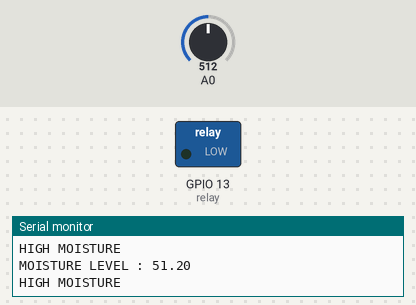
A sketch run on a simulated ESP8266 (NodeMCU). On the bench: switched loads named in the sketch (green lamp = pin HIGH), the last lines printed to the serial monitor. Inputs (shaded band) come from the test bench; at power-on: A0 = 512. WiFi joins after 1.5 s; servers stay silent unless stated.

Above: at 2.7 s.
2.8 s: A0 set to 981
4.3 s: A0 set to 1010
At 5.5 s:
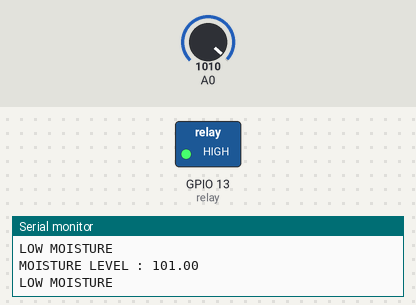
6.0 s: A0 set to 900
At 6.7 s:
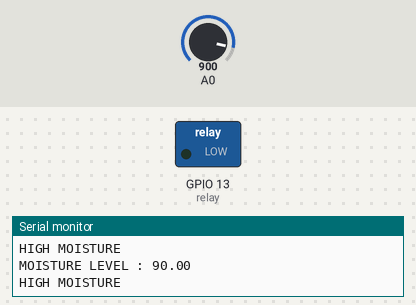
7.5 s: A0 set to 1023
At 7.9 s:
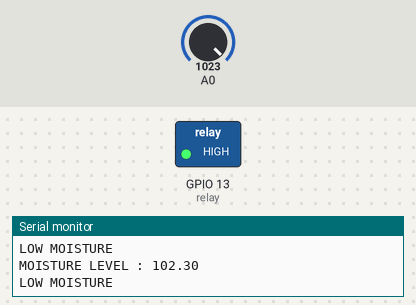
Timing chart, 0 to 10.0 s (numbered marks = the images above; inputs shaded):
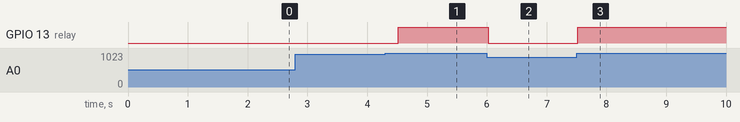

The sketch:

soi_with_firebase_test.ino
```cpp
#include "FirebaseESP8266.h"                                  //>>>>>>>>>>>>>>> Install required Firebase and ESP8266 library
#include <ESP8266WiFi.h>


#define FIREBASE_HOST "smartirrigation-599b7-default-rtdb.firebaseio.com"               //>>>>>>>>>firebase auth
#define FIREBASE_AUTH "lIaU9OYvOKgJuQH6lYVL8VxiPOxk48OQZnDl7czE"
#define WIFI_SSID "IOT123"                                                 //>>>>>>>>>>>>> set wifi ssid and password
#define WIFI_PASSWORD "password"


//Define FirebaseESP8266 data object
FirebaseData firebaseData;
FirebaseData ledData;

FirebaseJson json;

int relay=13;                                                 //for relay at pin d7

int sense_Pin = 0;                                            // sensor input at Analog pin A0

float value = 0;                                              //store soil value


void setup()
{
  Serial.begin(9600);

                                                               //connect to network


  WiFi.begin(WIFI_SSID, WIFI_PASSWORD);
  Serial.print("Connecting to Wi-Fi");
  while (WiFi.status() != WL_CONNECTED)
  {
    Serial.print(".");
    delay(300);
  }
  Serial.println();
  Serial.print("Connected with IP: ");
  Serial.println(WiFi.localIP());
  Serial.println();


                                                            //connect to firebase

  Firebase.begin(FIREBASE_HOST, FIREBASE_AUTH);
  Firebase.reconnectWiFi(true);

                                                                //for relay


    pinMode(relay, OUTPUT);


}


void loop() {

                                                       //take value from sensor


  Serial.print("MOISTURE LEVEL : ");
   value= analogRead(sense_Pin);
   value= value/10;
   Serial.println(value);
  //sensorUpdate();


                                                      //to start motor


if (value<100 ) {
    Serial.println( "HIGH MOISTURE");
    digitalWrite(relay, LOW);
}
else{
    Serial.println( "LOW MOISTURE");
    digitalWrite(relay, HIGH);
  }


                                                 //send value to firebase


 if (Firebase.setFloat(firebaseData, "/FirebaseIOT/soilmoisture", value))
  {

  }
  else
  {
    Serial.println("FAILED");

  }


  delay(100);
}
```

Measured:
- the behaviour switches between 999 and 1000 on A0 (found by bisection; images 0 and 1)
- after the input at 4.3 s, GPIO 13 (relay): LOW → HIGH after 0.22 s
- after the input at 6.0 s, GPIO 13 (relay): HIGH → LOW at once
- after the input at 7.5 s, GPIO 13 (relay): LOW → HIGH at once
